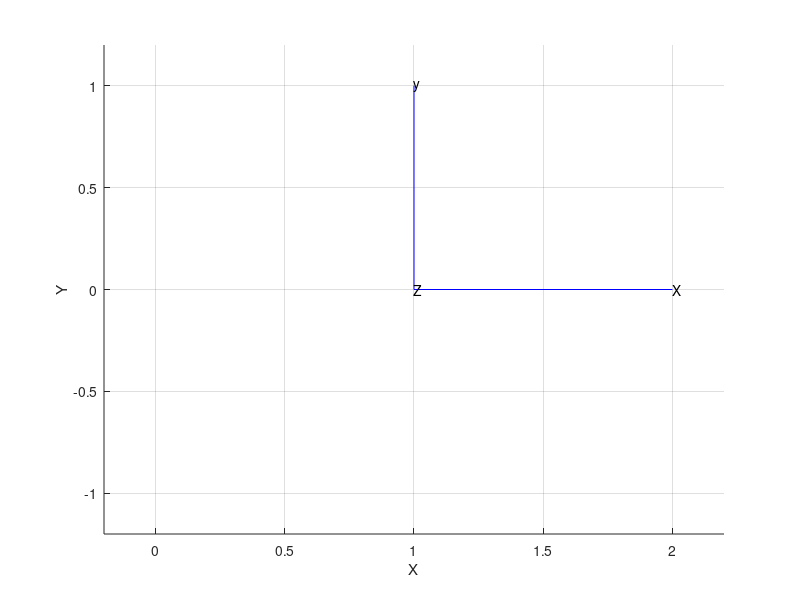

The MATLAB source for this figure:
% Start my frame function

%Homogeneous Matrix
T=[1 0 0 1;
    0 1 0 0;
    0 0 1 0;
    0 0 0 1];

%Translation
c = T(1:3,4);

%Axis limits
d = 1.2;
limits = [c(1)-d c(1)+d c(2)-d c(2)+d c(3)-d c(3)+d];
axis(limits);
hold on
grid on

xlabel( 'X')
ylabel( 'Y')
zlabel( 'Z')

%World frame
hax = gca;

%% Attach the frame to the world frame
hg = hgtransform('Parent', hax);

%% create unit vectors
plot3([0 1],[0 0],[0 0],'b','Parent', hg);
plot3([0 0],[0 1],[0 0],'b','Parent', hg);
plot3([0 0],[0 0],[0 1],'b','Parent', hg);

%% label the unit vector
text(1, 0, 0, 'X', 'Parent', hg);           
text(0, 1, 0, 'y', 'Parent', hg);
text(0, 0, 1, 'Z', 'Parent', hg);

%% Set them to coresponding Transformation Matrix
set(hg,'Matrix', T);